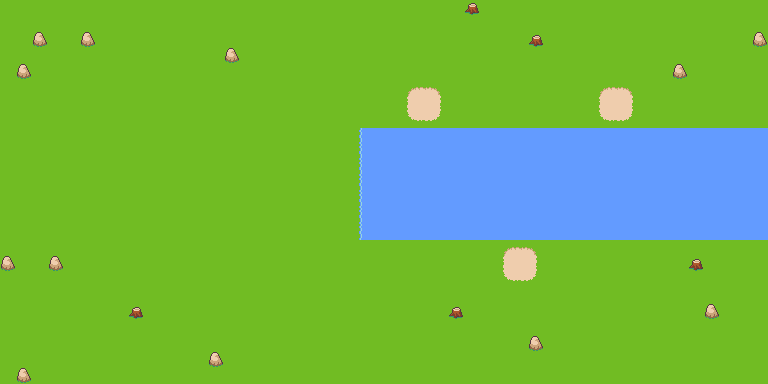

Rendered tile map (Tiled .tmx) drawn with the repository's tilesets; below, a short description and the map source with its tile grids summarised:
An orthogonal 48x24 tile map with 16x16 px tiles, 3 tile layers (Undermap, Map, Decorator) and 4 objects (TowerPlace3, TowerPlace2, TowerPlace1, SpawnPosition).

<map version="1.9" tiledversion="1.9.1" orientation="orthogonal" renderorder="right-down" width="48" height="24" tilewidth="16" tileheight="16" infinite="0" nextlayerid="5" nextobjectid="7">
 <tileset firstgid="1" source="Map.tsx" />
 <layer id="2" name="Undermap" width="48" height="24">
  <data>[1152 cells, 1152 non-empty, 1 distinct tile ids]</data>
 </layer>
 <layer id="1" name="Map" width="48" height="24">
  <data>[1152 cells, 209 non-empty, 11 distinct tile ids]</data>
 </layer>
 <layer id="3" name="Decorator" width="48" height="24">
  <data>[1152 cells, 17 non-empty, 2 distinct tile ids]</data>
 </layer>
 <objectgroup id="4" name="Collision">
  <object id="1" name="TowerPlace3" x="400.301" y="79.6874" width="48.3671" height="48.37" />
  <object id="3" name="TowerPlace2" x="592.042" y="79.8238" width="48.3671" height="48.3671" />
  <object id="4" name="TowerPlace1" x="495.99" y="239.608" width="48.37" height="48.37" />
  <object id="6" name="SpawnPosition" x="126.667" y="193.333">
   <point />
  </object>
 </objectgroup>
</map>
